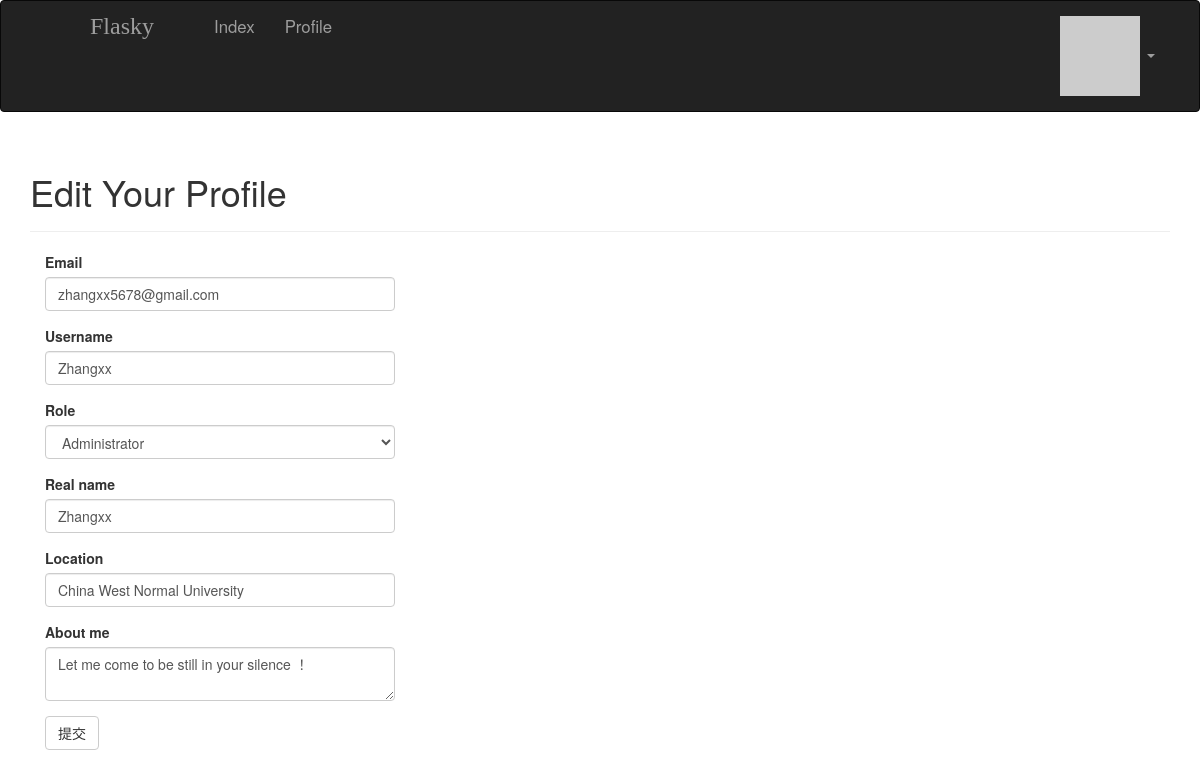
Screenshot of /edit-profile/4 (signed in) with the database file from the repository.
### app/models.py (models this page shows, shortened)
class User(UserMixin, db.Model):
    __tablename__ = 'users'
    id = db.Column(db.Integer, primary_key=True)
    username = db.Column(db.String(64), unique=True, index=True)
    role_id = db.Column(db.Integer, db.ForeignKey('roles.id'))
    password_hash = db.Column(db.String(128))#密码散列
    email = db.Column(db.String(64), unique=True, index=True)#用户使用电子邮件登录
    name = db.Column(db.String(64))
    location = db.Column(db.String(64))
    about_me = db.Column(db.Text())#Text与String的区别就是不需要指定最大长度
    member_since = db.Column(db.DateTime(), default=datetime.utcnow)
    last_seen = db.Column(db.DateTime(), default=datetime.utcnow)
    avatar_hash = db.Column(db.String(32))
    posts = db.relationship('Post', backref='author', lazy='dynamic')
    @property
    def password(self):
        raise AttributeError('password is not a readable attribute')
    def can(self, permissions):
        return self.role is not None and (self.role.permissions & permissions) == permissions
    def ping(self):
        self.last_seen = datetime.utcnow()
        db.session.add(self)
    def gravatar(self, size=100, default='identicon', rating='g'):
        if request.is_secure:
            url = 'https://secure.gravatar.com/avatar'
        else:
            url = 'http://secure.gravatar.com/avatar'
        hash = self.avatar_hash or hashlib.md5(self.email.encode('utf-8')).hexdigest()
        return '{url}/{hash}?s={size}&d={default}&r={rating}'.format(url=url, hash=hash, size=size, default=default, rating=rating)

### app/main/views.py (the view, shortened to what this page needs)
@main.route('/edit-profile/<int:id>', methods=['GET', 'POST'])
@login_required
@admin_required
def edit_profile_admin(id):
    user = User.query.get_or_404(id)
    form = EditProfileAdminForm(user=user)
    form.email.data = user.email
    form.username.data = user.username
    form.role.data = user.role_id
    form.name.data = user.name
    form.location.data = user.location
    form.about_me.data = user.about_me
    return render_template('edit_profile.html', form=form, user=user)

### app/main/forms.py (shortened to what this page needs)
class EditProfileAdminForm(FlaskForm):
    email = StringField('Email', validators=[Required(), Length(1, 64), Email()])
    username = StringField('Username', validators=[Required(), Length(1, 64), Regexp('^[A-Za-z][A-Za-z0-9_.]*$', 0,
                                                                                     'Usernames must have only letters, '
                                                                                     'numbers, dots or underscores')])
    role = SelectField('Role', coerce=int)
    name = StringField('Real name', validators=[Length(0, 64)])
    location = StringField('Location', validators=[Length(0,64)])
    about_me = TextAreaField('About me')
    submit = SubmitField('提交')
    def __init__(self, user, *args, **kwargs):
        super(EditProfileAdminForm, self).__init__(*args, **kwargs)
        self.role.choices = [(role.id, role.name)
                             for role in Role.query.order_by(Role.name).all()]
        self.user = user

### app/auth/views.py (called while the page is built)
@auth.before_app_request
def before_request():
    if current_user.is_authenticated:
        current_user.ping()

### app/main/__init__.py (called while the page is built)
@main.app_context_processor
def inject_permissions():
    return dict(Permission=Permission)

### app/models.py (called while the page is built)
@login_manager.user_loader#加载用户回调函数
def load_user(user_id):
    return User.query.get(int(user_id))

### app/templates/edit_profile.html (shortened to what this page needs)
{% extends "base.html" %}
{% import "bootstrap/wtf.html" as wtf %}
{% block page_content %}
<div class="page-header">
    <h1>Edit Your Profile</h1>
</div>
<div class="col-md-4">
    {{ wtf.quick_form(form) }}
</div>
{% endblock %}

### rows the page displays
User: email "zhangxx5678@gmail.com", username "Zhangxx", role "Administrator", name "Zhangxx", location "China West Normal University", about_me "Let me come to be still in your silence ！"
